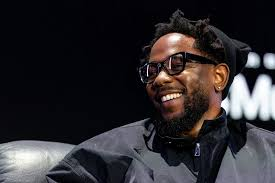
#> input picture faces/kendrick_lamar/download-10.jpg, 275 x 183 px
$ python faces_train.py
#> lines starting #> are read from the running program, lines starting #| are printed output that depends on the picture; pictures that were not available may be replaced by others from this repository, and a replacement may not be noted
import os
import cv2 as cv
import numpy as np

people = ['kendrick_lamar', 'taylor_swift', 'christane_bale']
DIR = 'faces'

haar_cascade = cv.CascadeClassifier('haar_face.xml')

features = []
labels = []

def create_train():
    for person in people:
        path = os.path.join(DIR, person)
        label = people.index(person)

        for img in os.listdir(path):
            img_path = os.path.join(path, img)

            img_array = cv.imread(img_path)
#> img_array is the input picture: shape (183, 275, 3); mean B, G, R 47.8, 44.1, 46.9
            gray = cv.cvtColor(img_array, cv.COLOR_BGR2GRAY)
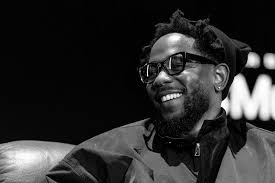
#> gray: shape (183, 275); min 0, max 255, mean 45.3

            faces_rect = haar_cascade.detectMultiScale(gray, scaleFactor=1.1, minNeighbors=4)
#> faces_rect = ()

            for (x,y,w,h) in faces_rect:
                faces_region_of_interest = gray[y:y+h, x:x+w]
                features.append(faces_region_of_interest)
                labels.append(label)
#> this loop made 0 passes
#> after the loop, features = []; labels = []
#> pass 2 of the loop in create_train, `for person in people:`:
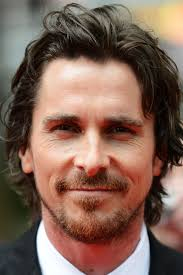
#> input picture faces/christane_bale/download-1.jpg, 183 x 275 px, given as the content of the folder faces/taylor_swift, which was not available
#> in create_train, img_array is the input picture: shape (275, 183, 3); mean B, G, R 86.7, 100, 128.2
#> in create_train, `gray = cv.cvtColor(img_array, cv.COLOR_BGR2GRAY)`:
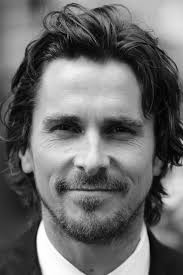
#> gray: shape (275, 183); min 1, max 255, mean 106.9
#> faces_rect = [[16, 73, 151, 151]]
#> the loop in create_train, `for (x,y,w,h) in faces_rect:` made 1 pass
#> pass 1, in create_train, `faces_region_of_interest = gray[y:y+h, x:x+w]`:
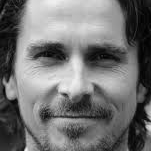
#> faces_region_of_interest: shape (151, 151); min 1, max 244, mean 114.5
#> after the loop in create_train, `for (x,y,w,h) in faces_rect:`: features = 1 item; labels = [1]

create_train()
print("Training Done!")

print(f"The length of the features = {len(features)}")
print(f"The length of the lables = {len(labels)}")

features = np.array(features, dtype='object')
labels = np.array(labels)

face_recognizer = cv.face.LBPHFaceRecognizer_create()

face_recognizer.train(features,labels)

face_recognizer.save('face_trained.yml')
np.save('features.npy', features)
np.save('labels.npy', labels)
